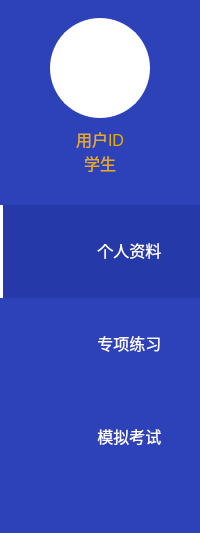
    <widget class="QWidget" name="widget" native="true">
     <property name="styleSheet">
      <string notr="true">QWidget {
	background-color: rgb(255, 255, 255);
}

QWidget QRadioButton {
	border: none;
}

</string>
     </property>
     <layout class="QVBoxLayout" name="verticalLayout_2">
      <property name="spacing">
       <number>0</number>
      </property>
      <property name="leftMargin">
       <number>0</number>
      </property>
      <property name="topMargin">
       <number>0</number>
      </property>
      <property name="rightMargin">
       <number>0</number>
      </property>
      <property name="bottomMargin">
       <number>0</number>
      </property>
      <item>
       <widget class="QWidget" name="sideBar" native="true">
        <property name="styleSheet">
         <string notr="true">QWidget {
	background-color: #2D42B8;
}

/* 默认 */
QToolButton{   
	border-top: 3px outset transparent;           /* 上边框宽度3像素、突出显示、颜色为透明 */
	border-bottom: 7px outset transparent;
	border-right: 3px outset transparent;
	border-left: 3px outset transparent;
    min-width: 80px;                            /* 控件最小宽度 */
    min-height: 80px;
	background-color: #2D42B8;
	padding-left: 50px;
	color: #fff;
}

/* 鼠标悬停 */
QToolButton:hover{
	background-color: #2539A9;
}

/* 点击和按下 */
QToolButton:pressed,QToolButton:checked{
	border-left: 3px outset #fff;  /* 左边框宽度3像素、突出显示、颜色为深深灰 */
	background-color: #2539A9;	
}

QPushButton:default {
    border-color: navy; /* make the default button prominent */
}
</string>
        </property>
        <layout class="QVBoxLayout" name="verticalLayout_7" stretch="0,0,0,0,0,0,0,0">
         <property name="spacing">
          <number>0</number>
         </property>
         <property name="leftMargin">
          <number>0</number>
         </property>
         <property name="rightMargin">
          <number>0</number>
         </property>
         <item>
          <widget class="QWidget" name="widget_6" native="true">
           <layout class="QVBoxLayout" name="verticalLayout_8">
            <item alignment="Qt::AlignHCenter">
             <widget class="QLabel" name="label_4">
              <property name="minimumSize">
               <size>
                <width>100</width>
                <height>100</height>
               </size>
              </property>
              <property name="maximumSize">
               <size>
                <width>100</width>
                <height>100</height>
               </size>
              </property>
              <property name="styleSheet">
               <string notr="true">border: 2px solid #fff;
border-radius: 50px;
background-color: rgb(255, 255, 255);</string>
              </property>
              <property name="text">
               <string/>
              </property>
              <property name="pixmap">
               <pixmap resource="res.qrc">:/resource/user.png</pixmap>
              </property>
              <property name="scaledContents">
               <bool>true</bool>
              </property>
              <property name="alignment">
               <set>Qt::AlignCenter</set>
              </property>
              <property name="margin">
               <number>20</number>
              </property>
             </widget>
            </item>
           </layout>
          </widget>
         </item>
         <item alignment="Qt::AlignHCenter">
          <widget class="QLabel" name="label_userID">
           <property name="font">
            <font>
             <pointsize>12</pointsize>
            </font>
           </property>
           <property name="styleSheet">
            <string notr="true">color: rgb(233, 173, 10);</string>
           </property>
           <property name="text">
            <string>用户ID</string>
           </property>
           <property name="margin">
            <number>5</number>
           </property>
          </widget>
         </item>
         <item alignment="Qt::AlignHCenter">
          <widget class="QLabel" name="label_identity">
           <property name="font">
            <font>
             <pointsize>12</pointsize>
            </font>
           </property>
           <property name="styleSheet">
            <string notr="true">color: rgb(233, 173, 10);</string>
           </property>
           <property name="text">
            <string>学生</string>
           </property>
           <property name="margin">
            <number>5</number>
           </property>
          </widget>
         </item>
         <item>
          <spacer name="verticalSpacer_2">
           <property name="orientation">
            <enum>Qt::Vertical</enum>
           </property>
           <property name="sizeType">
            <enum>QSizePolicy::Fixed</enum>
           </property>
           <property name="sizeHint" stdset="0">
            <size>
             <width>20</width>
             <height>30</height>
            </size>
           </property>
          </spacer>
         </item>
         <item>
          <widget class="QToolButton" name="toolBtn_profile">
           <property name="sizePolicy">
            <sizepolicy hsizetype="Expanding" vsizetype="Fixed">
             <horstretch>0</horstretch>
             <verstretch>0</verstretch>
            </sizepolicy>
           </property>
           <property name="minimumSize">
            <size>
             <width>136</width>
             <height>90</height>
            </size>
           </property>
           <property name="font">
            <font>
             <pointsize>12</pointsize>
            </font>
           </property>
           <property name="styleSheet">
            <string notr="true"/>
           </property>
           <property name="text">
            <string>  个人资料</string>
           </property>
           <property name="icon">
            <iconset resource="res.qrc">
             <normaloff>:/resource/profile.png</normaloff>:/resource/profile.png</iconset>
           </property>
           <property name="checkable">
            <bool>true</bool>
           </property>
           <property name="checked">
            <bool>true</bool>
           </property>
           <property name="autoExclusive">
            <bool>true</bool>
           </property>
           <property name="toolButtonStyle">
            <enum>Qt::ToolButtonTextBesideIcon</enum>
           </property>
          </widget>
         </item>
         <item>
          <widget class="QToolButton" name="toolBtn_practice">
           <property name="sizePolicy">
            <sizepolicy hsizetype="Expanding" vsizetype="Fixed">
             <horstretch>0</horstretch>
             <verstretch>0</verstretch>
            </sizepolicy>
           </property>
           <property name="minimumSize">
            <size>
             <width>136</width>
             <height>90</height>
            </size>
           </property>
           <property name="font">
            <font>
             <pointsize>12</pointsize>
            </font>
           </property>
           <property name="text">
            <string>  专项练习</string>
           </property>
           <property name="icon">
            <iconset resource="res.qrc">
             <normaloff>:/resource/practice.png</normaloff>:/resource/practice.png</iconset>
           </property>
           <property name="checkable">
            <bool>true</bool>
           </property>
           <property name="autoExclusive">
            <bool>true</bool>
           </property>
           <property name="toolButtonStyle">
            <enum>Qt::ToolButtonTextBesideIcon</enum>
           </property>
          </widget>
         </item>
         <item>
          <widget class="QToolButton" name="toolBtn_exam">
           <property name="sizePolicy">
            <sizepolicy hsizetype="Expanding" vsizetype="Fixed">
             <horstretch>0</horstretch>
             <verstretch>0</verstretch>
            </sizepolicy>
           </property>
           <property name="font">
            <font>
             <pointsize>12</pointsize>
            </font>
           </property>
           <property name="text">
            <string>  模拟考试</string>
           </property>
           <property name="icon">
            <iconset resource="res.qrc">
             <normaloff>:/resource/exam.png</normaloff>:/resource/exam.png</iconset>
           </property>
           <property name="checkable">
            <bool>true</bool>
           </property>
           <property name="autoExclusive">
            <bool>true</bool>
           </property>
           <property name="toolButtonStyle">
            <enum>Qt::ToolButtonTextBesideIcon</enum>
           </property>
          </widget>
         </item>
         <item>
          <spacer name="verticalSpacer">
           <property name="orientation">
            <enum>Qt::Vertical</enum>
           </property>
           <property name="sizeHint" stdset="0">
            <size>
             <width>20</width>
             <height>40</height>
            </size>
           </property>
          </spacer>
         </item>
        </layout>
       </widget>
      </item>
     </layout>
    </widget>
